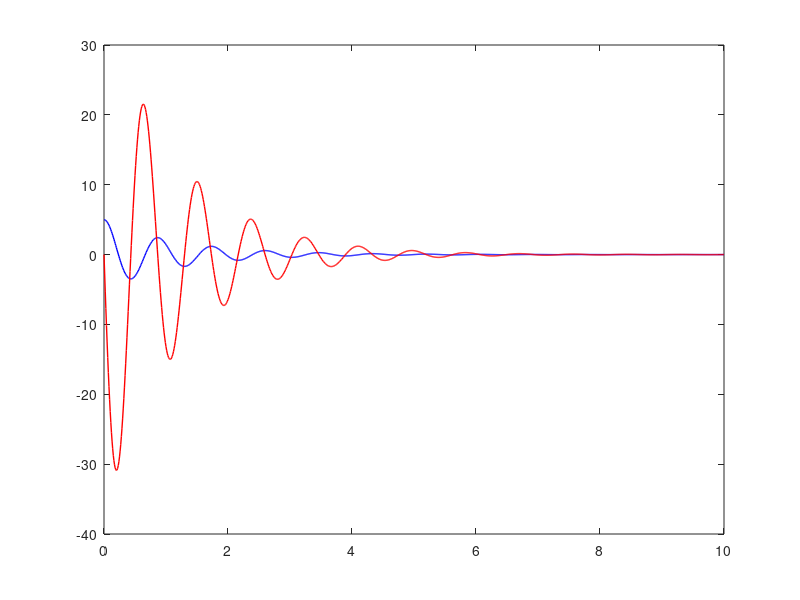

Write MATLAB code to recreate this figure.
clear;clc;

k = 80; % Spring constant
d = 2.5; % Damping ratio
m = 1.5; % Mass in Kg

A = [0 1; (-k/m) (-d/m)]; % Damper ODE

dt = 0.01; T = 10; % Simulation time

x0 = [5 0]; % Initial conditions

[t,x] = ode45(@(t,x) A*x, 0:dt:T, x0); % Solve ODE at different timesteps
plot(t,x(:,1),'b','LineWidth',1); % Plot position
hold on;
plot(t,x(:,2),'r','LineWidth',1); % Plot velocity